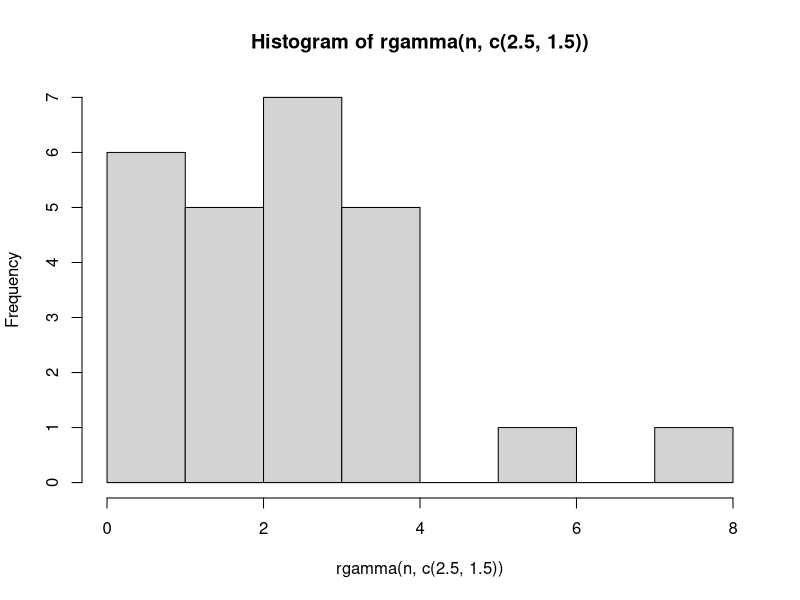
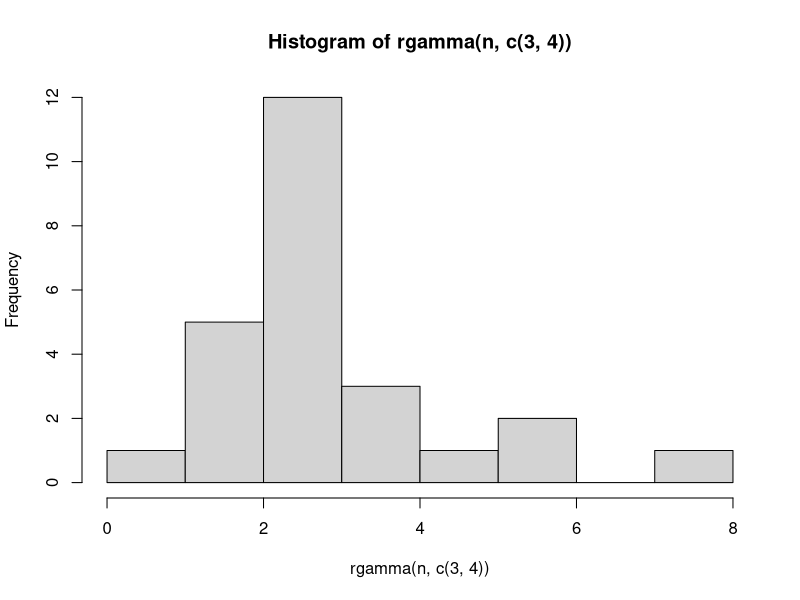
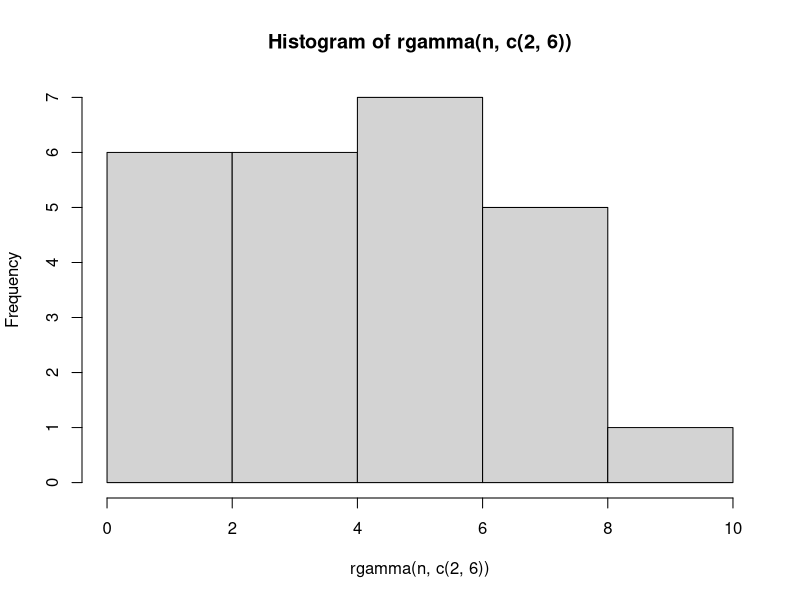

Source code (R) for these figures, in order: (Note: this script raises an error after producing the figures.)
## ---- chunk 1
knitr::opts_chunk$set(echo = TRUE)
## ---- chunk 2
n = 25
hist(rgamma(n,c(2.5,1.5)))
hist(rgamma(n,c(3,4)))
hist(rgamma(n,c(2,6)))
## ---- chunk 3
logL_gamma_unit <- function(alpha,beta,x){
  return( alpha*log(beta) - log(gamma(alpha)) + (alpha-1)*log(x) - beta*x ) 
}

#on fait varier un paramètre et on calcule la somme 
logL_gamma <- function(alpha,beta,interval){
  sum <- 0
  for(i in interval) {
    sum =  sum + logL_gamma_unit(alpha,beta,i)
  }
  return (sum)
}
## ---- chunk 4
#on va créer une matrice ou i = alpha j = beta
mat <-  matrix(nrow=10,ncol=10)
interval <- seq(1,10)
for(i in interval){
  for(j in interval){
    res <- logL_gamma(i, j, gamma0)
    mat[i, j] <- res
  }
}
## ---- chunk 5
beta <- 2
logBeta <- mat[,beta]
alpha <- 3 # Valeur de alpha fixe
logAlpha <- mat[alpha,]
#on trace les courbes
contour(interval, interval, mat,
        xlab = "Valeur de alpha", ylab = "Valeur de beta",
        main = "Contour de vraisemblance en fonction de alpha et beta")
## ---- chunk 6
#l'échantillon est la matrice 
## ---- chunk 7
mat <-  matrix(nrow=100,ncol=100)
interval <- seq(1,100)
for(i in interval){
  for(j in interval){
    res <- logL_gamma(i, j, gamma0)
    mat[i, j] <- res
  }
}
beta <- 5
logBeta <- mat[,beta]
alpha <- 54 # Valeur de alpha fixe
logAlpha <- mat[alpha,]
#on trace les courbes
contour(interval, interval, mat,
        xlab = "Valeur de alpha", ylab = "Valeur de beta",
        main = "Contour de vraisemblance en fonction de alpha et beta")
